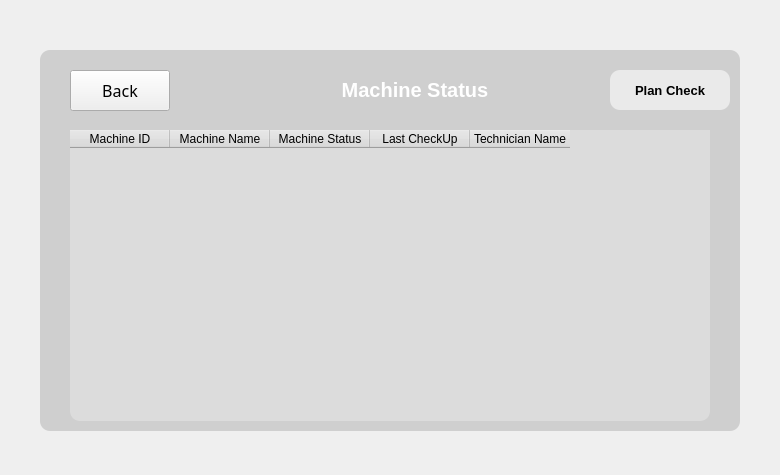
<?xml version="1.0" encoding="UTF-8"?>
<ui version="4.0">
 <class>MainWindow</class>
 <widget class="QMainWindow" name="MainWindow">
  <property name="geometry">
   <rect>
    <x>0</x>
    <y>0</y>
    <width>780</width>
    <height>475</height>
   </rect>
  </property>
  <property name="minimumSize">
   <size>
    <width>732</width>
    <height>475</height>
   </size>
  </property>
  <property name="maximumSize">
   <size>
    <width>452452</width>
    <height>75427</height>
   </size>
  </property>
  <property name="windowTitle">
   <string>MainWindow</string>
  </property>
  <property name="styleSheet">
   <string notr="true">QMainWindow{
border-image: url(:/background/img/machines.jpg);
}</string>
  </property>
  <widget class="QWidget" name="centralwidget">
   <widget class="QWidget" name="widget" native="true">
    <property name="geometry">
     <rect>
      <x>40</x>
      <y>50</y>
      <width>700</width>
      <height>381</height>
     </rect>
    </property>
    <property name="styleSheet">
     <string notr="true">QWidget{
background-color: rgba(175, 175, 175,0.5);
border-radius: 10px;

}</string>
    </property>
    <widget class="QTableWidget" name="tableWidget">
     <property name="geometry">
      <rect>
       <x>30</x>
       <y>80</y>
       <width>640</width>
       <height>291</height>
      </rect>
     </property>
     <property name="styleSheet">
      <string notr="true">background-color: rgb(220, 220, 220);</string>
     </property>
     <column>
      <property name="text">
       <string>Machine ID</string>
      </property>
     </column>
     <column>
      <property name="text">
       <string>Machine Name</string>
      </property>
     </column>
     <column>
      <property name="text">
       <string>Machine Status</string>
      </property>
     </column>
     <column>
      <property name="text">
       <string>Last CheckUp</string>
      </property>
     </column>
     <column>
      <property name="text">
       <string>Technician Name</string>
      </property>
     </column>
    </widget>
    <widget class="QLabel" name="label_13">
     <property name="geometry">
      <rect>
       <x>250</x>
       <y>0</y>
       <width>250</width>
       <height>80</height>
      </rect>
     </property>
     <property name="font">
      <font>
       <pointsize>15</pointsize>
       <weight>75</weight>
       <bold>true</bold>
      </font>
     </property>
     <property name="styleSheet">
      <string notr="true">color: rgb(255, 255, 255);
background-color: rgba(255, 255, 255, 0);</string>
     </property>
     <property name="text">
      <string>Machine Status</string>
     </property>
     <property name="alignment">
      <set>Qt::AlignCenter</set>
     </property>
     <property name="wordWrap">
      <bool>true</bool>
     </property>
    </widget>
    <widget class="QPushButton" name="plan">
     <property name="geometry">
      <rect>
       <x>570</x>
       <y>20</y>
       <width>120</width>
       <height>40</height>
      </rect>
     </property>
     <property name="font">
      <font>
       <pointsize>10</pointsize>
       <weight>75</weight>
       <bold>true</bold>
      </font>
     </property>
     <property name="styleSheet">
      <string notr="true">QPushButton{
background-color: rgb(234, 234, 234);
}
QPushButton:hover{
background-color: rgb(0, 132, 0);
color: white;
}
QPushButton:pressed{
color: white;
	background-color: rgb(0, 170, 127);
}</string>
     </property>
     <property name="text">
      <string>Plan Check</string>
     </property>
     <property name="autoDefault">
      <bool>true</bool>
     </property>
     <property name="default">
      <bool>false</bool>
     </property>
     <property name="flat">
      <bool>false</bool>
     </property>
    </widget>
   </widget>
   <widget class="QPushButton" name="back">
    <property name="geometry">
     <rect>
      <x>70</x>
      <y>70</y>
      <width>100</width>
      <height>41</height>
     </rect>
    </property>
    <property name="font">
     <font>
      <family>8514oem</family>
      <pointsize>12</pointsize>
     </font>
    </property>
    <property name="text">
     <string>Back</string>
    </property>
   </widget>
  </widget>
 </widget>
 <resources>
  <include location="ressource.qrc"/>
 </resources>
 <connections/>
</ui>
